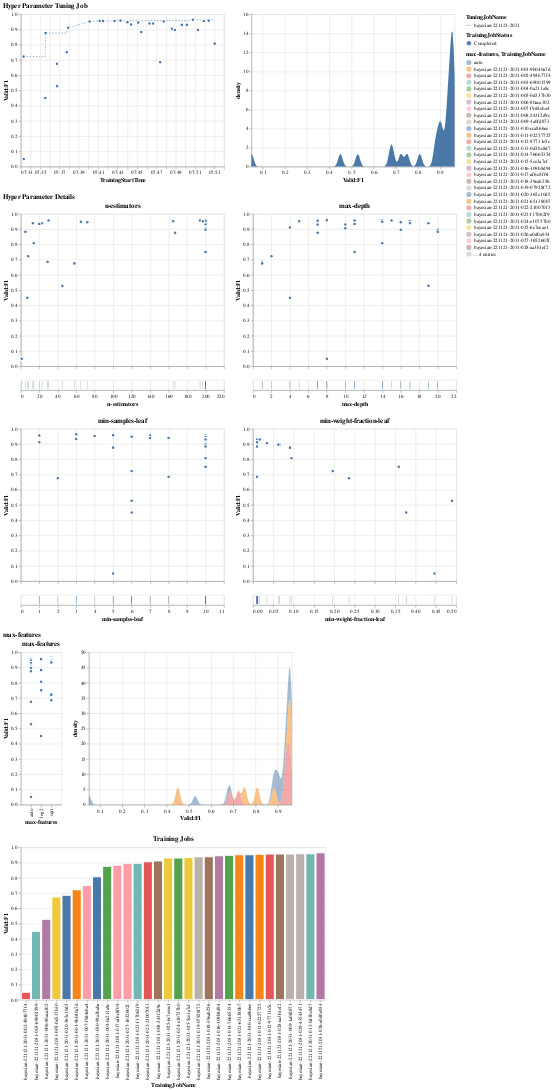

The notebook cell this image was saved under:
### Markdown cell above
### Bayesian

### Code cell
visualize_tuning_job(bayesian_tuner, advanced=True, trials_only=True)
